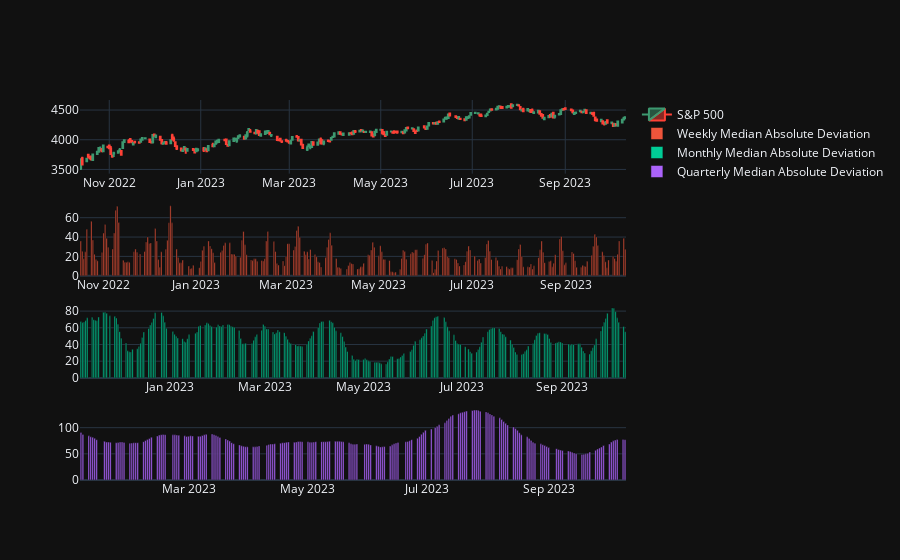

The code cell stored with this chart in its notebook:
### Markdown cell above
### Median absolute deviation
Similar to the mean absolute deviation but instead of comparing how much the prices deviate from the mean, it compares how much the prices deviate from the median.

This also helps to determine market volatility.

### Code cell
weekly_median_absolute_deviation = bulk_basic_indicators.median_absolute_deviation(data['Typical Price'], 5)
monthly_median_absolute_deviation = bulk_basic_indicators.median_absolute_deviation(data['Typical Price'], 20)
quarterly_median_absolute_deviation = bulk_basic_indicators.median_absolute_deviation(data['Typical Price'], 60)

# print(weekly_median_absolute_deviation)

weekly_median_absolute_deviation.append(single_basic_indicator.median_absolute_deviation(data['Typical Price'][-4:].tolist()+[latest_typical_price]))
monthly_median_absolute_deviation.append(single_basic_indicator.median_absolute_deviation(data['Typical Price'][-19:].tolist()+[latest_typical_price]))
quarterly_median_absolute_deviation.append(single_basic_indicator.median_absolute_deviation(data['Typical Price'][-59:].tolist()+[latest_typical_price]))


# TODO: Should be chart agaisnt the median
fig_mdad = make_subplots(
    rows=4,
    cols=1,
    specs=[[{"type": "candlestick"}], [{"type": "bar"}], [{"type": "bar"}], [{"type": "bar"}]]
)
fig_mdad.add_trace(
    go.Candlestick(
        x=data.index,
        open=data['Open'],
        low=data['Low'],
        high=data['High'],
        close=data['Close'],
        name='S&P 500'
    ),
    row=1, col=1
)
fig_mdad.add_trace(
    go.Bar(
        x=data.index[-len(weekly_median_absolute_deviation)-1:],
        y=weekly_median_absolute_deviation,
        name='Weekly Median Absolute Deviation'
    ),
    row=2, col=1
)
fig_mdad.add_trace(
    go.Bar(
        x=data.index[-len(monthly_median_absolute_deviation)-1:],
        y=monthly_median_absolute_deviation,
        name='Monthly Median Absolute Deviation'
    ),
    row=3, col=1
)
fig_mdad.add_trace(
    go.Bar(
        x=data.index[-len(quarterly_median_absolute_deviation)-1:],
        y=quarterly_median_absolute_deviation,
        name='Quarterly Median Absolute Deviation'
    ),
    row=4, col=1
)
fig_mdad.update_layout(xaxis_rangeslider_visible=False)
fig_mdad.show()

### Figure 1 — Plotly figure (JSON) as saved in the notebook; plotly's stock layout.template omitted (floating-point values rounded to 4 significant figures; data arrays with more than 128 entries replaced by an {"elided": "..."} marker saying what was removed)
{"data": [{"close": {"elided": "250 float values"}, "high": {"elided": "250 float values"}, "low": {"elided": "250 float values"}, "name": "S&P 500", "open": {"elided": "250 float values"}, "x": {"elided": "250 str values"}, "type": "candlestick", "xaxis": "x", "yaxis": "y"}, {"name": "Weekly Median Absolute Deviation", "x": {"elided": "248 str values"}, "y": {"elided": "247 float values"}, "type": "bar", "xaxis": "x2", "yaxis": "y2"}, {"name": "Monthly Median Absolute Deviation", "x": {"elided": "233 str values"}, "y": {"elided": "232 float values"}, "type": "bar", "xaxis": "x3", "yaxis": "y3"}, {"name": "Quarterly Median Absolute Deviation", "x": {"elided": "193 str values"}, "y": {"elided": "192 float values"}, "type": "bar", "xaxis": "x4", "yaxis": "y4"}], "layout": {"xaxis": {"anchor": "y", "domain": [0.0, 1.0], "rangeslider": {"visible": false}}, "yaxis": {"anchor": "x", "domain": [0.8063, 1.0]}, "xaxis2": {"anchor": "y2", "domain": [0.0, 1.0]}, "yaxis2": {"anchor": "x2", "domain": [0.5375, 0.7312]}, "xaxis3": {"anchor": "y3", "domain": [0.0, 1.0]}, "yaxis3": {"anchor": "x3", "domain": [0.2687, 0.4625]}, "xaxis4": {"anchor": "y4", "domain": [0.0, 1.0]}, "yaxis4": {"anchor": "x4", "domain": [0.0, 0.1938]}}}
